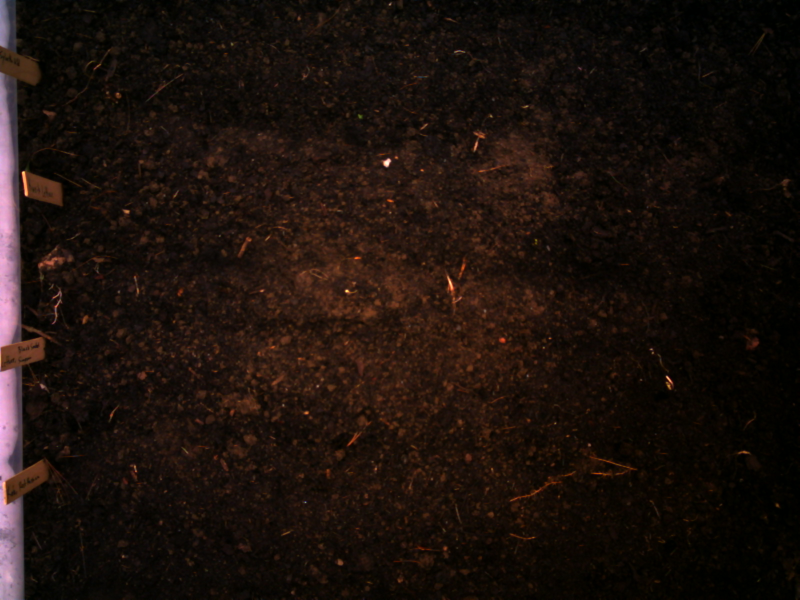
#> input picture worms/data/08-12-17.jpg, 1600 x 1200 px (shown at 1/2 size); its folder holds 4 pictures in this run
$ jupyter execute --allow-errors anim-test.ipynb   (shell and % lines are left out)
#> lines starting #> are read from the running program, lines starting #| are printed output that depends on the picture
[cell 1]
# Import Libraries
import matplotlib
import matplotlib.pyplot as plt
import matplotlib.animation as animation
import matplotlib.image


import cv2
import os
import PIL
from PIL import Image
from glob import glob
import numpy as np

[cell 2]
dir = os.path.join("data", "*.jpg")
file_list = [file for file in glob(dir)]
print(file_list)

[cell 3]
file_list.sort(key=lambda file: file.split('/')[1].split('-')[0:2])

[cell 4]
file_list

[cell 5]
dir = os.path.join("output-images", "*.jpg")
filled_list = [file for file in glob(dir)]
print(filled_list)

[cell 6]
filled_list.sort(key=lambda file: file.split('filled-')[1].split('-')[0:2])

[cell 7]
filled_list

[cell 8]
img_array = []
plot_array = []
for filename in file_list:
    img = plt.imread(filename)
#> img is the input picture: shape (1200, 1600, 3); mean R, G, B 27, 16.7, 11.6
    img_array.append(img)

    imgplot = plt.imshow(img)
    plot_array.append([imgplot])
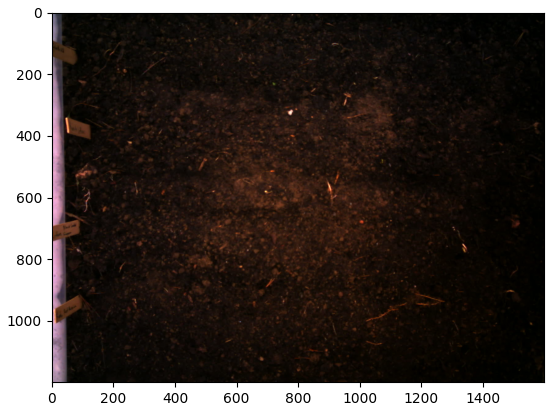
#> figure drawn by matplotlib, 1 panel

[cell 9]
output_array = []
#> output_array = []
for filename in filled_list:
    output_img = plt.imread(filename)
    output_array.append(output_img)

[cell 10]
fig, ax = plt.subplots()
#> (the rest of this cell did not finish here and is left out)

[cell 11]
fig, (ax1, ax2) = plt.subplots(1, 2, dpi=300)
ax1.axis('off')
ax2.axis('off')

ax1.imshow(img_array[0])
ax1.set_title('Original Image')
#> (the rest of this cell did not finish here and is left out)

[cell 12]
fig, (ax1, ax2) = plt.subplots(2,1,figsize=(4,6),dpi=300)
ax1.axis('off')
ax2.axis('off')
ax1.set_title('Original Sequence')
ax2.set_title('Contours Highlighted')

original = [ax1.imshow(img_array[0])]
#> (the rest of this cell did not finish here and is left out)

[cell 13]
import cv2
import numpy as np
import os

image_folder = 'data'
video_file = 'vid.avi'
image_size = (1600, 1200)
fps = 1

images = [img for img in os.listdir(image_folder) if img.endswith(".jpg")]
#> images = ['08-12-17.jpg', '08-17-29.jpg', '08-22-41.jpg', '08-27-52.jpg']
images.sort()
file_list.sort()
out = cv2.VideoWriter(video_file, cv2.VideoWriter_fourcc(*'MJPG'), fps, image_size)

img_array = []
for filename in file_list:
    img = cv2.imread(filename)
    img_array.append(img)
    out.write(img)

out.release()
